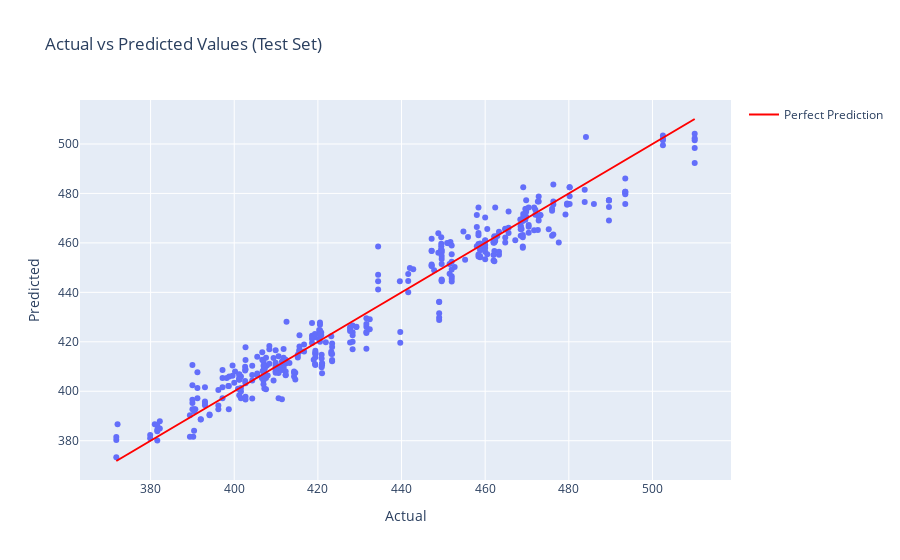

Notebook code for this chart:
### Code cell
xgb_model = XGBRegressor(objective="reg:squarederror", 
                             random_state=42, 
                             reg_lambda=10,
                             min_child_weight=3, 
                             colsample_bytree=0.8, 
                             learning_rate=0.05, 
                             max_depth=7, 
                             n_estimators=300)

xgb_model.fit(X_train, y_train)

train_pred = xgb_model.predict(X_train)
test_pred = xgb_model.predict(X_test)
val_pred = xgb_model.predict(X_val)

cv_scores = cross_val_score(xgb_model, X_train, y_train, scoring=scorer, cv=kf)
print(f"Cross-Validated RMSE: {-np.mean(cv_scores):.3f}")

mse_train = mean_squared_error(y_train, train_pred)
mse_val = mean_squared_error(y_val, val_pred)
mse_test = mean_squared_error(y_test, test_pred)
print(f"mse_train = {mse_train}")
print(f"mse_val = {mse_val}")
print(f"mse_test = {mse_test}")

rmse_test = np.sqrt(mse_test)
print(f"rmse_test = {rmse_test}")

train_r2 = r2_score(y_train, train_pred)
val_r2 = r2_score(y_val, val_pred)
test_r2 = r2_score(y_test, test_pred)

print(f"train_r2 = {train_r2}")
print(f"val_r2 = {val_r2}")
print(f"test_r2 = {test_r2}")

results_xgb = pd.DataFrame({
    'Actual 2k tijd': y_test,
    'Predicted 2k tijd (XGBoost)': test_pred,
    'Difference (XGBoost)': y_test - test_pred
})
print(results_xgb.head(10))

### plot for the validation set
# plt.figure(figsize=(10, 6))
# plt.scatter(y_val, val_pred, alpha=0.7, label='Predicted vs Actual (XGBoost)')
# plt.plot([min(y_val), max(y_val)], [min(y_val), max(y_val)], color='red', linestyle='--', linewidth=2, label='Ideal Fit')
# plt.xlabel('Actual Values')
# plt.ylabel('Predicted Values')
# plt.title('Validation Set: Predicted vs Actual (XGBoost)')
# plt.legend()
# plt.grid(True)
# plt.show()

### plot for the test set
# plt.figure(figsize=(10, 6))
# plt.scatter(y_test, test_pred, alpha=0.7, label='Predicted vs Actual (XGBoost)')
# plt.plot([min(y_test), max(y_test)], [min(y_test), max(y_test)], color='red', linestyle='--', linewidth=2, label='Ideal Fit')
# plt.xlabel('Actual Values')
# plt.ylabel('Predicted Values')
# plt.title('Test Set: Predicted vs Actual (XGBoost)')
# plt.legend()
# plt.grid(True)
# plt.show()

### plotting the actual vs predicted values for the test set
import plotly.express as px
import plotly.graph_objects as go

data = pd.DataFrame({'Actual': y_test, 'Predicted': test_pred})
fig = px.scatter(data, x='Actual', y='Predicted', title="Actual vs Predicted Values (Test Set)")
min_val = min(data['Actual'].min(), data['Predicted'].min())
max_val = max(data['Actual'].max(), data['Predicted'].max())
fig.add_trace(go.Scatter(x=[min_val, max_val], y=[min_val, max_val], mode='lines', 
                         name='Perfect Prediction', line=dict(color='red')))
fig.show()

### plotting the residuals for the test set
residuals_xgb = y_test - test_pred
plt.figure(figsize=(10, 6))
plt.scatter(test_pred, residuals_xgb, alpha=0.7)
plt.axhline(0, color='red', linestyle='--', linewidth=2)
plt.xlabel('Predicted Values')
plt.ylabel('Residuals')
plt.title('Residual Analysis (Test Set - XGBoosct)')
plt.grid(True)
plt.show()

### feature analysis
plt.figure(figsize=(10, 6))
xgb.plot_importance(xgb_model, importance_type='weight', max_num_features=10)
plt.title("Feature Importance")
plt.show()

test_pred = xgb_model.predict(X_test)
test_rmse = np.sqrt(mean_squared_error(y_test, test_pred))
print("Test RMSE:", test_rmse)

from xgboost import plot_tree
import matplotlib.pyplot as plt

# Visualize the first tree in the XGBoost model
plt.figure(figsize=(20, 10))
plot_tree(xgb_model, num_trees=0, rankdir='LR')  # num_trees=0 visualizes the first tree
plt.title("Visualization of the First Decision Tree")
plt.show()

# To visualize more trees, loop through and plot them
num_trees_to_plot = 3  # Adjust this to control the number of trees to visualize
for i in range(num_trees_to_plot):
    plt.figure(figsize=(20, 10))
    plot_tree(xgb_model, num_trees=i, rankdir='LR')
    plt.title(f"Visualization of Tree {i}")
    plt.show()

### Figure 1 — Plotly figure (JSON) as saved in the notebook; plotly's stock layout.template omitted (floating-point values rounded to 4 significant figures; data arrays with more than 128 entries replaced by an {"elided": "..."} marker saying what was removed)
{"data": [{"hovertemplate": "Actual=%{x}<br>Predicted=%{y}<extra></extra>", "legendgroup": "", "marker": {"color": "#636efa", "symbol": "circle"}, "mode": "markers", "name": "", "orientation": "v", "showlegend": false, "type": "scatter", "x": {"elided": "391 float values"}, "xaxis": "x", "y": {"elided": "391 float values"}, "yaxis": "y"}, {"line": {"color": "red"}, "mode": "lines", "name": "Perfect Prediction", "type": "scatter", "x": [371.8, 510.1], "y": [371.8, 510.1]}], "layout": {"legend": {"tracegroupgap": 0}, "title": {"text": "Actual vs Predicted Values (Test Set)"}, "xaxis": {"anchor": "y", "domain": [0, 1], "title": {"text": "Actual"}}, "yaxis": {"anchor": "x", "domain": [0, 1], "title": {"text": "Predicted"}}}}
